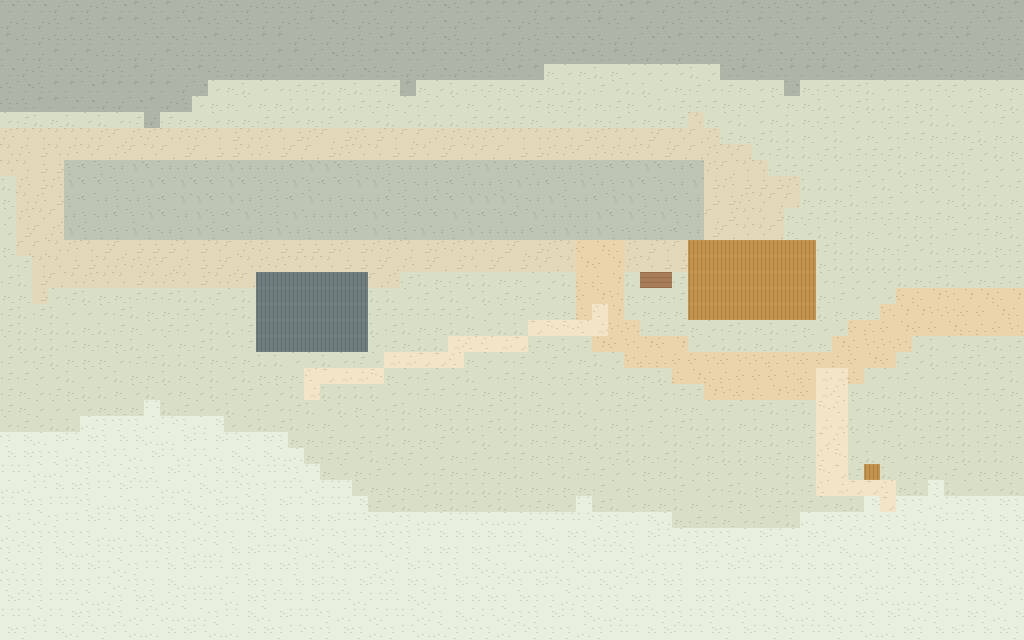

Rendered tile map (Tiled .tmx) drawn with the repository's tilesets; below, a short description and the map source with its tile grids summarised:
An orthogonal 64x40 tile map with 16x16 px tiles, 3 tile layers (地形与水体, 道路 · 铺地与栈桥, 建筑与家具占地), 1 hidden layer not drawn and 13 objects (4x route, 2x footprint, beacon, crate, 到达, ...).

<map version="1.10" tiledversion="1.10.2" orientation="orthogonal" renderorder="right-down" width="64" height="40" tilewidth="16" tileheight="16" infinite="0" nextlayerid="12" nextobjectid="14">
  <properties>
    <property name="地点" value="ArcticPassage_Airstrip" />
    <property name="图名" value="雪原机场" />
    <property name="阶段" value="焕新版空间规划 / 01" />
    <property name="单位" value="1格 = 16设计像素；左上原点" />
    <property name="编辑说明" value="地形和道路用图块刷。交互与落点用对象工具。碰撞层默认隐藏，红格阻行。" />
  </properties>
  <tileset firstgid="1" source="../图块/制图色板.tsx" />
  <layer id="1" name="地形与水体" width="64" height="40">
    <data>[2560 cells, 2560 non-empty, 16 distinct tile ids]</data>
  </layer>
  <layer id="2" name="道路 · 铺地与栈桥" width="64" height="40">
    <data>[2560 cells, 331 non-empty, 12 distinct tile ids]</data>
  </layer>
  <layer id="3" name="建筑与家具占地" width="64" height="40">
    <data>[2560 cells, 78 non-empty, 10 distinct tile ids]</data>
  </layer>
  <layer id="4" name="碰撞 · 红格阻行" width="64" height="40" visible="0" opacity=".55">
    <data>[2560 cells, 542 non-empty, 4 distinct tile ids]</data>
  </layer>
  <objectgroup id="5" name="建筑 · 轮廓与用途" color="#5f5b4b" visible="0">
    <object id="1" name="候机棚" type="footprint" x="688" y="240" width="128" height="80">
      <properties>
        <property name="材质" value="gold" />
      </properties>
    </object>
    <object id="2" name="机务库" type="footprint" x="256" y="272" width="112" height="80">
      <properties>
        <property name="材质" value="slate" />
      </properties>
    </object>
    <object id="3" name="风向袋" type="beacon" x="864" y="464" width="16" height="16">
      <properties>
        <property name="用途" value="街道家具与地标；占地计入碰撞" />
      </properties>
    </object>
    <object id="4" name="行李车" type="crate" x="640" y="272" width="32" height="16">
      <properties>
        <property name="用途" value="街道家具与地标；占地计入碰撞" />
      </properties>
    </object>
  </objectgroup>
  <objectgroup id="6" name="专题 · 开发区与季节活动" color="#8b7542" visible="0" />
  <objectgroup id="7" name="步道 · 中心线与宽度" color="#9a693d" visible="0">
    <object id="5" name="runway 1" type="route" x="72.0" y="200.0">
      <properties>
        <property name="宽度_格" value="5" />
      </properties>
      <polyline points="0.0,0.0 624.0,0.0" />
    </object>
    <object id="6" name="street 2" type="route" x="600.0" y="248.0">
      <properties>
        <property name="宽度_格" value="3" />
      </properties>
      <polyline points="0.0,0.0 0.0,80.0 112.0,128.0 224.0,128.0 320.0,64.0 416.0,64.0" />
    </object>
    <object id="7" name="path 3" type="route" x="600.0" y="328.0">
      <properties>
        <property name="宽度_格" value="2" />
      </properties>
      <polyline points="0.0,0.0 -144.0,32.0 -288.0,64.0" />
    </object>
    <object id="8" name="path 4" type="route" x="824.0" y="376.0">
      <properties>
        <property name="宽度_格" value="2" />
      </properties>
      <polyline points="0.0,0.0 0.0,96.0 64.0,112.0" />
    </object>
  </objectgroup>
  <objectgroup id="8" name="玩法 · 站位与交互说明" color="#944b3c">
    <object id="9" name="下机坪" type="到达" x="600.0" y="280.0">
      <properties>
        <property name="用途" value="初访着陆；迎面是有色候机棚" />
        <property name="站位" value="37,17" />
      </properties>
      <point />
    </object>
    <object id="10" name="返乡柜台" type="交通" x="760.0" y="344.0">
      <properties>
        <property name="用途" value="返程免费，落点回原版巴士站" />
        <property name="站位" value="47,21" />
      </properties>
      <point />
    </object>
    <object id="11" name="风向台" type="观察" x="888.0" y="488.0">
      <properties>
        <property name="用途" value="看风向、辨认进镇方向" />
        <property name="站位" value="55,30" />
      </properties>
      <point />
    </object>
  </objectgroup>
  <objectgroup id="9" name="连接 · 触发与目的地" color="#2c6973" visible="0">
    <object id="12" name="往 霜灯港镇区" type="步行" x="1008" y="288" width="16" height="48">
      <properties>
        <property name="条件" value="全年开放" />
        <property name="中心格" value="63,19" />
        <property name="目标地点" value="Town" />
        <property name="目标落点" value="3,23" />
        <property name="本侧落点" value="60,19" />
      </properties>
    </object>
    <object id="13" name="往 巴士站" type="航空" x="752" y="336" width="16" height="16">
      <properties>
        <property name="条件" value="免费返回巴士站" />
        <property name="中心格" value="47,21" />
        <property name="目标地点" value="BusStop" />
        <property name="目标落点" value="12,9" />
        <property name="本侧落点" value="37,17" />
      </properties>
    </object>
  </objectgroup>
  <objectgroup id="10" name="日程 · 候选停留点" color="#4b714c" visible="0" />
  <objectgroup id="11" name="节日 · 六人站位" color="#a95730" visible="0" />
</map>
